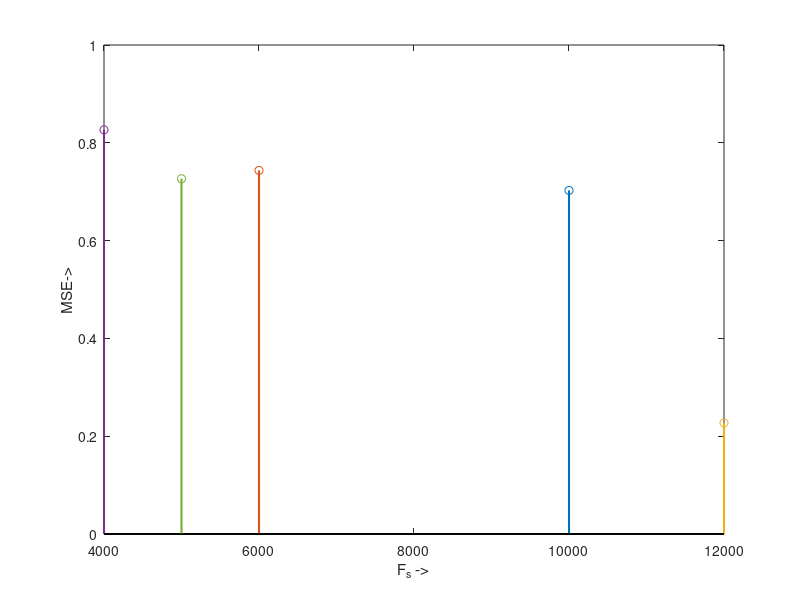

Recreate this plot in MATLAB. (Note: this script raises an error after producing the figure.)
% 19ucc023
% Mohit Akhouri
% Experiment 1 - Observation 4

clc;
clear all;
close all;

A = 1; % defining amplitude
n_cycles = 5; % defining number of cycles
fs_ideal = 100000; % defining ideal frequency
f = 3000; % defining message signal frequency

% generating ideal signal

n_ideal = 0:1:floor(n_cycles*(fs_ideal/f))-1;
x_ideal = A*cos(2*pi*f*n_ideal*(1/fs_ideal));

% generating sampled signals
fs1 = 10000;
ns1 = 0:1:floor(n_cycles*(fs1/f))-1;
x_sampled_1 = A*cos(2*pi*f*ns1*(1/fs1));

fs2 = 6000;
ns2 = 0:1:floor(n_cycles*(fs2/f))-1;
x_sampled_2 = A*cos(2*pi*f*ns2*(1/fs2));

fs3 = 12000;
ns3 = 0:1:floor(n_cycles*(fs3/f))-1;
x_sampled_3 = A*cos(2*pi*f*ns3*(1/fs3));

fs4 = 4000;
ns4 = 0:1:floor(n_cycles*(fs4/f))-1;
x_sampled_4 = A*cos(2*pi*f*ns4*(1/fs4));

fs5 = 5000;
ns5 = 0:1:floor(n_cycles*(fs5/f))-1;
x_sampled_5 = A*cos(2*pi*f*ns5*(1/fs5));

% generating the parameters x and xq for use in interp1 function for
% different sampling rates
x_s1 = 0:1:max(ns1);
xq_s1 = 0:max(ns1)/max(n_ideal):max(ns1);

x_s2 = 0:1:max(ns2);
xq_s2 = 0:max(ns2)/max(n_ideal):max(ns2);

x_s3 = 0:1:max(ns3);
xq_s3 = 0:max(ns3)/max(n_ideal):max(ns3);

x_s4 = 0:1:max(ns4);
xq_s4 = 0:max(ns4)/max(n_ideal):max(ns4);

x_s5 = 0:1:max(ns5);
xq_s5 = 0:max(ns5)/max(n_ideal):max(ns5);

inter_method1 = 'linear';
inter_method2 = 'spline';
inter_method3 = 'cubic';

% calculating MSE vs. Fs for linear interpolation
inter_s1_m1 = interp1(x_s1,x_sampled_1,xq_s1,inter_method1);
inter_s2_m1 = interp1(x_s2,x_sampled_2,xq_s2,inter_method1);
inter_s3_m1 = interp1(x_s3,x_sampled_3,xq_s3,inter_method1);
inter_s4_m1 = interp1(x_s4,x_sampled_4,xq_s4,inter_method1);
inter_s5_m1 = interp1(x_s5,x_sampled_5,xq_s5,inter_method1);

mse_s1_m1 = mean((x_ideal - inter_s1_m1).^2);
mse_s2_m1 = mean((x_ideal - inter_s2_m1).^2);
mse_s3_m1 = mean((x_ideal - inter_s3_m1).^2);
mse_s4_m1 = mean((x_ideal - inter_s4_m1).^2);
mse_s5_m1 = mean((x_ideal - inter_s5_m1).^2);

figure;
stem(fs1,mse_s1_m1,'Linewidth',1.5);
hold on;
stem(fs2,mse_s2_m1,'Linewidth',1.5);
hold on;
stem(fs3,mse_s3_m1,'Linewidth',1.5);
hold on;
stem(fs4,mse_s4_m1,'Linewidth',1.5);
hold on;
stem(fs5,mse_s5_m1,'Linewidth',1.5);

xlabel('F_{s} ->');
ylabel('MSE->');
title('19ucc023 - Mohit Akhouri','MSE vs. F_{s} for different sampling rates for LINEAR INTERPOLATION');
grid on;


% calculating MSE vs. Fs for spline interpolation
inter_s1_m2 = interp1(x_s1,x_sampled_1,xq_s1,inter_method2);
inter_s2_m2 = interp1(x_s2,x_sampled_2,xq_s2,inter_method2);
inter_s3_m2 = interp1(x_s3,x_sampled_3,xq_s3,inter_method2);
inter_s4_m2 = interp1(x_s4,x_sampled_4,xq_s4,inter_method2);
inter_s5_m2 = interp1(x_s5,x_sampled_5,xq_s5,inter_method2);

mse_s1_m2 = mean((x_ideal - inter_s1_m2).^2);
mse_s2_m2 = mean((x_ideal - inter_s2_m2).^2);
mse_s3_m2 = mean((x_ideal - inter_s3_m2).^2);
mse_s4_m2 = mean((x_ideal - inter_s4_m2).^2);
mse_s5_m2 = mean((x_ideal - inter_s5_m2).^2);

figure;
stem(fs1,mse_s1_m2,'Linewidth',1.5);
hold on;
stem(fs2,mse_s2_m2,'Linewidth',1.5);
hold on;
stem(fs3,mse_s3_m2,'Linewidth',1.5);
hold on;
stem(fs4,mse_s4_m2,'Linewidth',1.5);
hold on;
stem(fs5,mse_s5_m2,'Linewidth',1.5);

xlabel('F_{s} ->');
ylabel('MSE->');
title('19ucc023 - Mohit Akhouri','MSE vs. F_{s} for different sampling rates for SPLINE INTERPOLATION');
grid on;


% calculating MSE vs. Fs for cubic interpolation
inter_s1_m3 = interp1(x_s1,x_sampled_1,xq_s1,inter_method3);
inter_s2_m3 = interp1(x_s2,x_sampled_2,xq_s2,inter_method3);
inter_s3_m3 = interp1(x_s3,x_sampled_3,xq_s3,inter_method3);
inter_s4_m3 = interp1(x_s4,x_sampled_4,xq_s4,inter_method3);
inter_s5_m3 = interp1(x_s5,x_sampled_5,xq_s5,inter_method3);

mse_s1_m3 = mean((x_ideal - inter_s1_m3).^2);
mse_s2_m3 = mean((x_ideal - inter_s2_m3).^2);
mse_s3_m3 = mean((x_ideal - inter_s3_m3).^2);
mse_s4_m3 = mean((x_ideal - inter_s4_m3).^2);
mse_s5_m3 = mean((x_ideal - inter_s5_m3).^2);

figure;
stem(fs1,mse_s1_m3,'Linewidth',1.5);
hold on;
stem(fs2,mse_s2_m3,'Linewidth',1.5);
hold on;
stem(fs3,mse_s3_m3,'Linewidth',1.5);
hold on;
stem(fs4,mse_s4_m3,'Linewidth',1.5);
hold on;
stem(fs5,mse_s5_m3,'Linewidth',1.5);

xlabel('F_{s} ->');
ylabel('MSE->');
title('19ucc023 - Mohit Akhouri','MSE vs. F_{s} for different sampling rates for CUBIC INTERPOLATION');
grid on;





